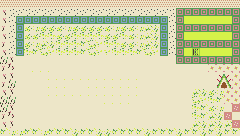

The image is a tile-based game level rendered from a .tmx file. Its description and complete source (layers, tilesets, objects, tile grids) follow:
An orthogonal 30x17 tile map with 8x8 px tiles, 1 tile layer (piso) and 8 objects (in).

<map version="1.10" tiledversion="1.12.2" orientation="orthogonal" renderorder="right-down" width="30" height="17" tilewidth="8" tileheight="8" infinite="0" nextlayerid="8" nextobjectid="74">
 <tileset firstgid="1" name="fondo_tileset2" tilewidth="8" tileheight="8" tilecount="144" columns="12">
  <image source="fondo_tileset2.png" width="96" height="96" />
 </tileset>
 <layer id="1" name="piso" width="30" height="17">
  <data encoding="csv">
86,86,86,86,86,86,86,86,86,86,86,86,86,86,86,86,86,86,86,86,86,86,86,86,86,86,86,86,86,86,
75,97,98,97,98,97,98,97,98,97,98,97,98,97,98,97,98,97,98,97,98,97,137,137,137,137,137,137,137,137,
75,109,138,138,138,138,138,138,138,138,138,138,138,138,138,138,138,138,138,138,138,109,137,124,124,124,124,124,124,137,
87,97,138,129,130,129,129,129,130,129,129,129,129,129,130,129,129,130,131,132,138,97,137,137,137,137,137,137,137,137,
75,109,138,129,129,141,141,129,129,141,141,141,141,129,129,141,129,130,131,132,138,109,137,124,124,124,124,124,124,137,
87,97,138,129,130,131,132,141,141,141,142,143,144,141,141,129,129,130,131,132,138,97,137,137,137,137,137,137,137,137,
75,109,138,141,142,143,144,141,141,141,142,143,144,144,141,141,141,142,143,144,138,109,137,124,91,124,124,124,124,137,
77,76,83,83,83,83,83,83,83,83,83,83,83,83,83,83,83,83,83,83,83,83,137,137,137,137,137,137,137,137,
87,88,83,74,82,82,82,83,83,83,83,83,83,83,83,83,83,83,83,83,83,83,83,83,83,83,49,49,49,49,
75,76,83,74,74,74,82,82,82,82,82,82,82,82,82,82,82,82,83,83,83,83,83,83,83,83,83,59,60,49,
87,77,83,74,74,74,82,82,82,14,74,82,82,82,82,82,82,82,83,83,83,83,83,83,83,83,83,71,72,49,
75,76,83,74,74,74,82,82,82,82,82,82,82,82,82,82,82,82,83,83,83,83,83,83,131,132,129,130,49,49,
77,77,83,74,74,74,74,74,74,74,74,74,74,82,82,82,82,74,83,83,83,83,83,83,143,144,141,142,49,49,
77,76,83,74,74,74,74,74,74,74,74,74,74,74,74,74,74,74,83,83,83,83,83,83,141,142,129,130,83,62,
87,88,83,74,74,74,74,74,74,74,74,74,74,74,74,74,74,74,83,83,83,83,83,83,141,142,131,132,62,83,
75,76,83,74,74,74,74,74,74,74,74,74,74,74,74,74,74,74,83,83,83,83,83,83,131,132,131,132,131,62,
142,130,130,142,142,130,142,142,142,132,142,142,132,132,142,142,142,142,132,142,142,142,132,142,142,132,142,132,142,142
</data>
 </layer>
 <objectgroup id="7" name="objeto">
  <object id="73" name="in" x="112.373" y="77.8288" width="8.74014" height="8.74014" />
 </objectgroup>
 <objectgroup id="2" name="paredes">
  <object id="65" x="232.25" y="1.5" width="7.5" height="134.25" />
  <object id="66" x="0.25" y="0.25" width="7.25" height="77.0833" />
  <object id="67" x="0.25" y="80" width="8.25" height="54.5" />
  <object id="68" x="10.5" y="128.5" width="220.5" height="6.5" />
  <object id="69" x="9" y="0.5" width="222" height="9" />
 </objectgroup>
 <objectgroup id="5" name="puerta">
  <properties>
   <property name="destino" value="inspiraciones" />
  </properties>
  <object id="70" x="216.667" y="72.8333" width="15" height="16">
   <properties>
    <property name="destino" value="plano" />
   </properties>
  </object>
 </objectgroup>
 <objectgroup id="6" name="spawn">
  <properties>
   <property name="desde" value="plano" />
  </properties>
  <object id="71" x="13.8333" y="109.667" width="14" height="16">
   <properties>
    <property name="desde" value="presentacion1" />
   </properties>
  </object>
 </objectgroup>
</map>
